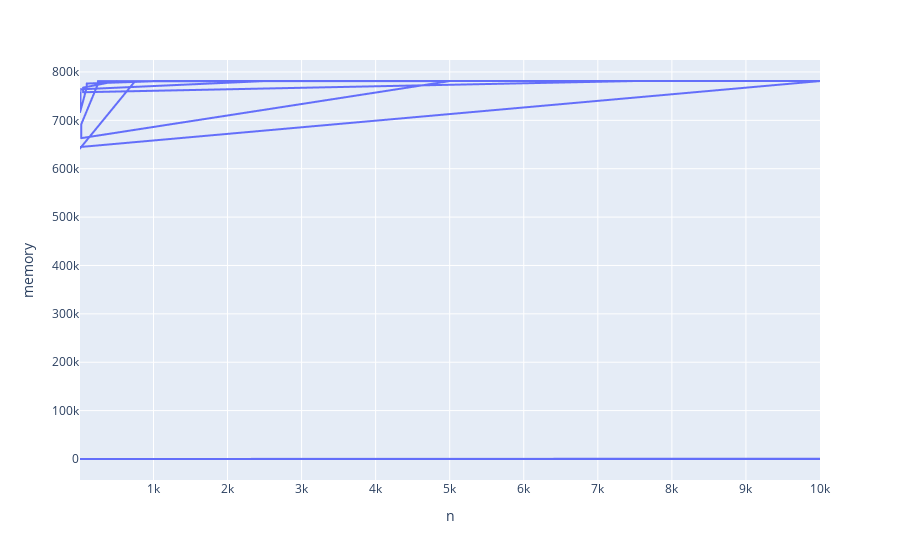

This figure's notebook cell:
### Code cell
px.line(df, "n", "memory", "sort")

### Figure 1 — Plotly figure (JSON) as saved in the notebook; plotly's stock layout.template omitted (floating-point values rounded to 4 significant figures; data arrays with more than 128 entries replaced by an {"elided": "..."} marker saying what was removed)
{"data": [{"hovertemplate": "sort=1<br>n=%{x}<br>memory=%{y}<extra></extra>", "legendgroup": "", "line": {"color": "#636efa", "dash": "solid"}, "marker": {"symbol": "circle"}, "mode": "lines", "name": "", "showlegend": false, "type": "scattergl", "x": {"elided": "140 int values"}, "xaxis": "x", "y": {"elided": "140 int values"}, "yaxis": "y"}, {"hovertemplate": "sort=2<br>n=%{x}<br>memory=%{y}<extra></extra>", "legendgroup": "", "line": {"color": "#636efa", "dash": "solid"}, "marker": {"symbol": "circle"}, "mode": "lines", "name": "", "showlegend": false, "type": "scattergl", "x": {"elided": "140 int values"}, "xaxis": "x", "y": {"elided": "140 int values"}, "yaxis": "y"}, {"hovertemplate": "sort=3<br>n=%{x}<br>memory=%{y}<extra></extra>", "legendgroup": "", "line": {"color": "#636efa", "dash": "solid"}, "marker": {"symbol": "circle"}, "mode": "lines", "name": "", "showlegend": false, "type": "scattergl", "x": {"elided": "140 int values"}, "xaxis": "x", "y": {"elided": "140 int values"}, "yaxis": "y"}, {"hovertemplate": "sort=4<br>n=%{x}<br>memory=%{y}<extra></extra>", "legendgroup": "", "line": {"color": "#636efa", "dash": "solid"}, "marker": {"symbol": "circle"}, "mode": "lines", "name": "", "showlegend": false, "type": "scattergl", "x": {"elided": "140 int values"}, "xaxis": "x", "y": {"elided": "140 int values"}, "yaxis": "y"}, {"hovertemplate": "sort=5<br>n=%{x}<br>memory=%{y}<extra></extra>", "legendgroup": "", "line": {"color": "#636efa", "dash": "solid"}, "marker": {"symbol": "circle"}, "mode": "lines", "name": "", "showlegend": false, "type": "scattergl", "x": {"elided": "140 int values"}, "xaxis": "x", "y": {"elided": "140 int values"}, "yaxis": "y"}, {"hovertemplate": "sort=6<br>n=%{x}<br>memory=%{y}<extra></extra>", "legendgroup": "", "line": {"color": "#636efa", "dash": "solid"}, "marker": {"symbol": "circle"}, "mode": "lines", "name": "", "showlegend": false, "type": "scattergl", "x": {"elided": "140 int values"}, "xaxis": "x", "y": {"elided": "140 int values"}, "yaxis": "y"}, {"hovertemplate": "sort=7<br>n=%{x}<br>memory=%{y}<extra></extra>", "legendgroup": "", "line": {"color": "#636efa", "dash": "solid"}, "marker": {"symbol": "circle"}, "mode": "lines", "name": "", "showlegend": false, "type": "scattergl", "x": {"elided": "140 int values"}, "xaxis": "x", "y": {"elided": "140 int values"}, "yaxis": "y"}, {"hovertemplate": "sort=8<br>n=%{x}<br>memory=%{y}<extra></extra>", "legendgroup": "", "line": {"color": "#636efa", "dash": "solid"}, "marker": {"symbol": "circle"}, "mode": "lines", "name": "", "showlegend": false, "type": "scattergl", "x": {"elided": "140 int values"}, "xaxis": "x", "y": {"elided": "140 int values"}, "yaxis": "y"}, {"hovertemplate": "sort=9<br>n=%{x}<br>memory=%{y}<extra></extra>", "legendgroup": "", "line": {"color": "#636efa", "dash": "solid"}, "marker": {"symbol": "circle"}, "mode": "lines", "name": "", "showlegend": false, "type": "scattergl", "x": {"elided": "140 int values"}, "xaxis": "x", "y": {"elided": "140 int values"}, "yaxis": "y"}, {"hovertemplate": "sort=10<br>n=%{x}<br>memory=%{y}<extra></extra>", "legendgroup": "", "line": {"color": "#636efa", "dash": "solid"}, "marker": {"symbol": "circle"}, "mode": "lines", "name": "", "showlegend": false, "type": "scattergl", "x": {"elided": "140 int values"}, "xaxis": "x", "y": {"elided": "140 int values"}, "yaxis": "y"}, {"hovertemplate": "sort=11<br>n=%{x}<br>memory=%{y}<extra></extra>", "legendgroup": "", "line": {"color": "#636efa", "dash": "solid"}, "marker": {"symbol": "circle"}, "mode": "lines", "name": "", "showlegend": false, "type": "scattergl", "x": {"elided": "140 int values"}, "xaxis": "x", "y": {"elided": "140 int values"}, "yaxis": "y"}, {"hovertemplate": "sort=12<br>n=%{x}<br>memory=%{y}<extra></extra>", "legendgroup": "", "line": {"color": "#636efa", "dash": "solid"}, "marker": {"symbol": "circle"}, "mode": "lines", "name": "", "showlegend": false, "type": "scattergl", "x": {"elided": "140 int values"}, "xaxis": "x", "y": {"elided": "140 int values"}, "yaxis": "y"}], "layout": {"legend": {"tracegroupgap": 0}, "margin": {"t": 60}, "xaxis": {"anchor": "y", "domain": [0, 1], "title": {"text": "n"}}, "yaxis": {"anchor": "x", "domain": [0, 1], "title": {"text": "memory"}}}}
